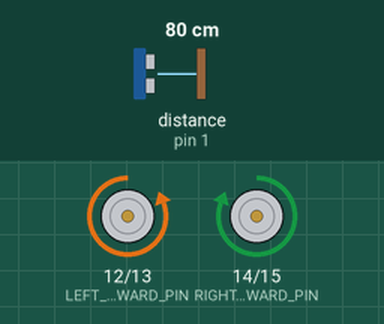
Bench run of a sketch on a simulated Arduino Uno, built with avr-gcc and run on an emulated ATmega328P. On the bench: motor-driver pin pairs drawn as motors (green arrow = first pin HIGH = forward, orange = second pin HIGH = backward, longer = more drive). Wiring (inferred from the names in the program): ultrasonic range finder: trigger pin 0; echo pin 1. The inputs (shaded band) are chosen by the test bench; at power-on: distance to the obstacle (sensor on pin 1) 80 cm. The echo pulse lasts 58.3 µs per cm.

Above: at 1.2 s.
1.3 s: distance to the obstacle (sensor on pin 1) set to 24 cm
2.8 s: distance to the obstacle (sensor on pin 1) set to 21 cm
At 3.98 s:
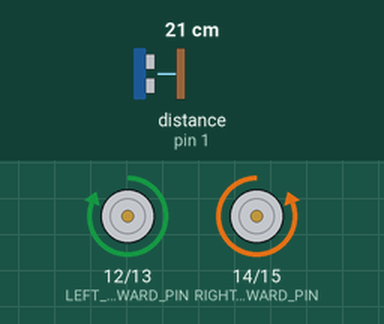
At 4.5 s:
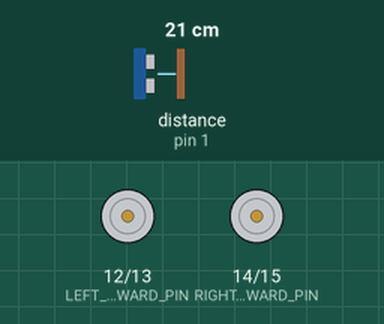
5.8 s: distance to the obstacle (sensor on pin 1) set to 2 cm
At 7.1 s:
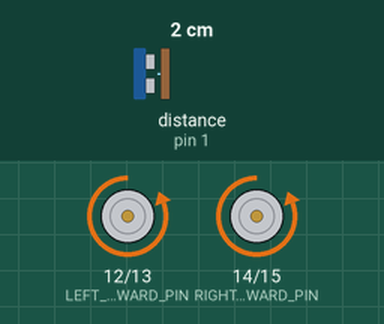
8.8 s: distance to the obstacle (sensor on pin 1) set to 35 cm
Timing chart, 0 to 21.5 s (numbered marks = the images above; inputs shaded):
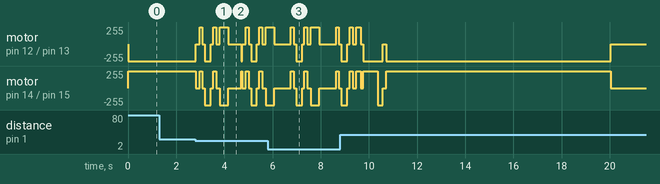

Measured:
- the behaviour switches between 22 and 21 cm on distance to the obstacle (sensor on pin 1) (found by bisection; images 0 and 1)
- after the input at 1.3 s, every drawn part: stays the same

The sketch:

t1.ino
```cpp
/*
  UniKo DVI v3.2 - Traffic Swerving Robot
  Controller: ATmega32A

  Motors: 12, 13, 14, 15
  Ultrasonic trigger: D0
  Ultrasonic echo: D1

  Behaviour:
  1. Drive forward.
  2. Detect traffic ahead.
  3. Scan left, then scan right.
  4. Prefer the left if clear; otherwise use the right.
  5. Reverse and stop if neither side appears clear.
  6. Stop after 20 seconds to simulate road crack repair.
  7. Resume after the repair pause.
*/

#include <Arduino.h>

// ==================== MOTOR PINS ====================

const byte LEFT_FORWARD_PIN  = 12;
const byte LEFT_BACKWARD_PIN = 13;
const byte RIGHT_FORWARD_PIN = 14;
const byte RIGHT_BACKWARD_PIN = 15;

// ==================== ULTRASONIC SENSOR ====================

const byte TRIG_PIN = 0;
const byte ECHO_PIN = 1;

// ==================== SETTINGS ====================

const int OBSTACLE_DISTANCE = 20;

// Smaller values mean shorter turns
const unsigned int SCAN_TURN_TIME = 120;
const unsigned int AVOID_TURN_TIME = 200;
const unsigned int PASS_TIME = 600;
const unsigned int BACKUP_TIME = 350;

const unsigned long ROAD_TIME = 20000UL;
const unsigned long REPAIR_TIME = 6000UL;

// ==================== TIMER VARIABLES ====================

unsigned long roadStartTime = 0;
unsigned long repairStartTime = 0;

bool repairing = false;
bool repairCompleted = false;

// ==================== FUNCTION DECLARATIONS ====================

void setup();
void loop();

void setupMotors();
long readDistance();

void stopMotors();
void moveForward();
void moveBackward();
void turnLeft();
void turnRight();

void avoidObstacle();
void scanBothSides();
void passOnLeft();
void passOnRight();
void repairRoadCrack();

// ==================== SETUP ====================

void setup() {
  setupMotors();

  pinMode(TRIG_PIN, OUTPUT);
  pinMode(ECHO_PIN, INPUT);

  digitalWrite(TRIG_PIN, LOW);

  stopMotors();

  roadStartTime = millis();
}

// ==================== MAIN LOOP ====================

void loop() {
  unsigned long now = millis();

  // Stop once to demonstrate road crack repair
  if (!repairing && !repairCompleted &&
      now - roadStartTime >= ROAD_TIME) {
    repairRoadCrack();
    return;
  }

  // Keep stopped during repair
  if (repairing) {
    stopMotors();

    if (now - repairStartTime >= REPAIR_TIME) {
      repairing = false;
      repairCompleted = true;
    }

    return;
  }

  long distance = readDistance();

  if (distance > 0 && distance <= OBSTACLE_DISTANCE) {
    avoidObstacle();
  } else if (distance == 999) {
    // No echo received; treat as no detected obstacle
    moveForward();
  } else {
    moveForward();
  }

  delay(40);
}

// ==================== MOTOR SETUP ====================

void setupMotors() {
  pinMode(LEFT_FORWARD_PIN, OUTPUT);
  pinMode(LEFT_BACKWARD_PIN, OUTPUT);

  pinMode(RIGHT_FORWARD_PIN, OUTPUT);
  pinMode(RIGHT_BACKWARD_PIN, OUTPUT);
}

// ==================== ULTRASONIC DISTANCE ====================

long readDistance() {
  digitalWrite(TRIG_PIN, LOW);
  delayMicroseconds(2);

  digitalWrite(TRIG_PIN, HIGH);
  delayMicroseconds(10);
  digitalWrite(TRIG_PIN, LOW);

  unsigned long duration =
      pulseIn(ECHO_PIN, HIGH, 25000UL);

  if (duration == 0) {
    return 999;
  }

  return duration * 0.0343 / 2.0;
}

// ==================== STOP ====================

void stopMotors() {
  digitalWrite(LEFT_FORWARD_PIN, LOW);
  digitalWrite(LEFT_BACKWARD_PIN, LOW);

  digitalWrite(RIGHT_FORWARD_PIN, LOW);
  digitalWrite(RIGHT_BACKWARD_PIN, LOW);
}

// ==================== FORWARD ====================

void moveForward() {
  // Corrected for the observed left motor direction
  digitalWrite(LEFT_FORWARD_PIN, LOW);
  digitalWrite(LEFT_BACKWARD_PIN, HIGH);

  digitalWrite(RIGHT_FORWARD_PIN, HIGH);
  digitalWrite(RIGHT_BACKWARD_PIN, LOW);
}

// ==================== BACKWARD ====================

void moveBackward() {
  digitalWrite(LEFT_FORWARD_PIN, HIGH);
  digitalWrite(LEFT_BACKWARD_PIN, LOW);

  digitalWrite(RIGHT_FORWARD_PIN, LOW);
  digitalWrite(RIGHT_BACKWARD_PIN, HIGH);
}

// ==================== TURN LEFT ====================

void turnLeft() {
  digitalWrite(LEFT_FORWARD_PIN, HIGH);
  digitalWrite(LEFT_BACKWARD_PIN, LOW);

  digitalWrite(RIGHT_FORWARD_PIN, HIGH);
  digitalWrite(RIGHT_BACKWARD_PIN, LOW);
}

// ==================== TURN RIGHT ====================

void turnRight() {
  digitalWrite(LEFT_FORWARD_PIN, LOW);
  digitalWrite(LEFT_BACKWARD_PIN, HIGH);

  digitalWrite(RIGHT_FORWARD_PIN, LOW);
  digitalWrite(RIGHT_BACKWARD_PIN, HIGH);
}

// ==================== OBSTACLE DETECTED ====================

void avoidObstacle() {
  stopMotors();
  delay(150);

  scanBothSides();
}

// ==================== SCAN LEFT AND RIGHT ====================

void scanBothSides() {
  // Look left first
  turnLeft();
  delay(SCAN_TURN_TIME);

  stopMotors();
  delay(100);

  long leftDistance = readDistance();

  // Rotate across the centre to look right
  turnRight();
  delay(SCAN_TURN_TIME * 2);

  stopMotors();
  delay(100);

  long rightDistance = readDistance();

  // Return to the original forward heading
  turnLeft();
  delay(SCAN_TURN_TIME);

  stopMotors();
  delay(150);

  bool leftClear = leftDistance > OBSTACLE_DISTANCE;
  bool rightClear = rightDistance > OBSTACLE_DISTANCE;

  // Prefer left when both sides look clear
  if (leftClear) {
    passOnLeft();
  }
  else if (rightClear) {
    passOnRight();
  }
  else {
    // Both sides appear blocked
    moveBackward();
    delay(BACKUP_TIME);

    stopMotors();
    delay(500);
  }
}

// ==================== PASS ON LEFT ====================

void passOnLeft() {
  turnLeft();
  delay(AVOID_TURN_TIME);

  stopMotors();
  delay(100);

  moveForward();
  delay(PASS_TIME);

  turnRight();
  delay(AVOID_TURN_TIME);

  stopMotors();
  delay(100);
}

// ==================== PASS ON RIGHT ====================

void passOnRight() {
  turnRight();
  delay(AVOID_TURN_TIME);

  stopMotors();
  delay(100);

  moveForward();
  delay(PASS_TIME);

  turnLeft();
  delay(AVOID_TURN_TIME);

  stopMotors();
  delay(100);
}

// ==================== ROAD CRACK REPAIR ====================

void repairRoadCrack() {
  stopMotors();

  repairing = true;
  repairStartTime = millis();
}
```
